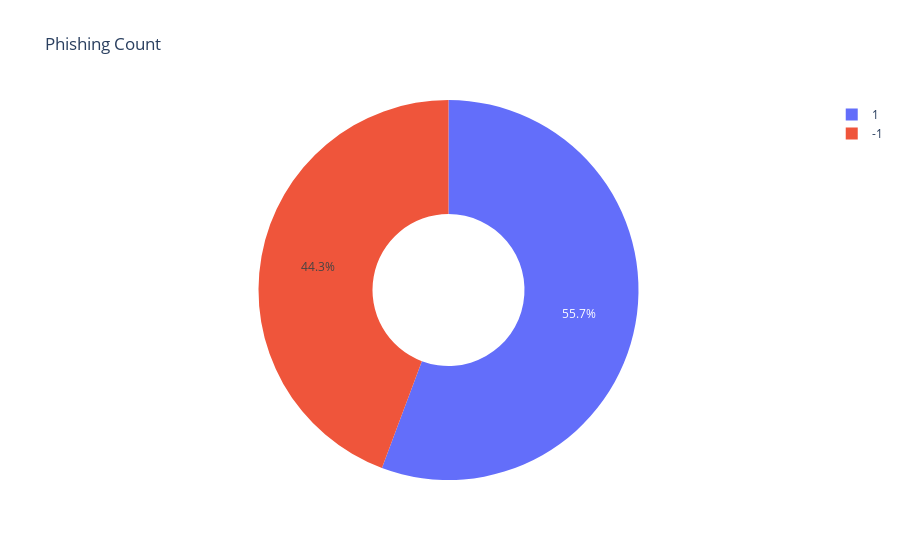

The code cell stored with this chart in its notebook:
### Markdown cell above
## 2. Familiarizing with Data & EDA:
In this step, few dataframe methods are used to look into the data and its features.

### Code cell
display(data.head())

#Shape of dataframe

display(data.shape)
#Listing the features of the dataset

display(data.columns)


#Information about the dataset

# data.info()

# nunique value in columns

# data.nunique()

#description of dataset

# data.describe().T



# Calculate the value counts of 'class'
class_counts = data['class'].value_counts()

# Create a DataFrame with class counts and labels
class_counts_df = pd.DataFrame({'class': class_counts.index, 'count': class_counts.values})

# Create a pie chart using Plotly Express
fig = px.pie(class_counts_df, names='class', values='count', labels='class',
             title="Phishing Count", hole=0.4, hover_data=['count'])

# Show the interactive pie chart
fig.show()

### Figure 1 — Plotly figure (JSON) as saved in the notebook; plotly's stock layout.template omitted (floating-point values rounded to 4 significant figures)
{"data": [{"customdata": [[6157], [4897]], "domain": {"x": [0, 1], "y": [0, 1]}, "hole": 0.4, "hovertemplate": "class=%{label}<br>count=%{customdata[0]}<extra></extra>", "labels": [1, -1], "legendgroup": "", "name": "", "showlegend": true, "type": "pie", "values": [6157, 4897]}], "layout": {"legend": {"tracegroupgap": 0}, "title": {"text": "Phishing Count"}}}
